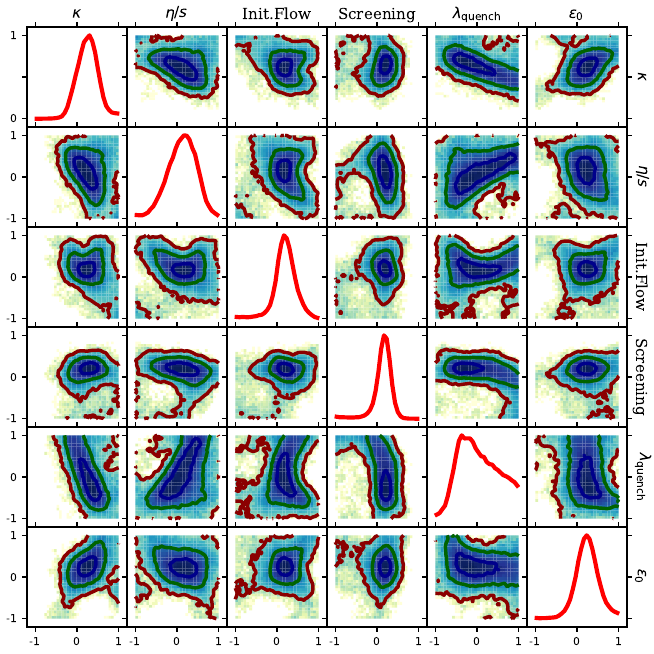

Python code for this plot:
import matplotlib.pyplot as plt
import numpy as np
import os
from pylab import *
from matplotlib.colors import LogNorm
plt.rc('text', usetex=False)

# you will likely wish to edit these parameters
ParsToPlot=[1,2,3,4,5,0]    #Choose which model parameters to plot, and their order
npanels=len(ParsToPlot)
nbins=30 # Higher gives better resolution but can be noisier
mcmcfilename='trace.txt' # Created by MCMC program (look in mcmc_trace/..)
limitsfilename='modelpar_info.txt' #same as used by Smooth Emulator, but needs extra entry for parname for plot
# This parameter name can be "latex-like", e.g. $\alpha_s$
outputfilename='posterior.pdf'

#you might wish to edit these
ticklabelsize=20.0/(1+npanels**0.25)
labelsize=1.4*ticklabelsize
marginpadding=0.27 # Margin outside plots. Adjust to fit in labels and ticklabels
ThetaMax=1.2 # maximum range of plots

###########################################
#hopefully, everything below will just work
squaresize=1.0
totalxsize=2.0*marginpadding+npanels*squaresize
totalysize=totalxsize
plt.figure(figsize=(totalxsize,totalysize))
fig = plt.figure(1)
marginpadding=marginpadding/totalxsize
squaresize=squaresize/totalxsize
counts1d = np.ndarray((nbins),float)
xarray = np.ndarray((nbins),float)

mcmcdata=np.loadtxt(mcmcfilename,skiprows=0,unpack=True)
npts = mcmcdata[0].size
print('Number of points in trace =', npts)

limitsdata=[[],[]]
iline=0
npars=0
for line in open ('modelpar_info.txt'):
  if len(line) > 3:
    npars=npars+1
    limitsdata.append([])
    tempdata=list(map(str,line.split()))
    for iword in range(0,len(tempdata)):
      limitsdata[iline].append(tempdata[iword])
    iline=iline+1

for ipar in range (0,npars):
  nstrings = len(limitsdata[ipar])
  for istring in range(3,nstrings):
    limitsdata[ipar][2] = str(limitsdata[ipar][2])+' '+str(limitsdata[ipar][istring])
  #print(limitsdata[ipar])

xmin=-1.0
xmax=1.0
ymin=-1.0
ymax=1.0

for ipanel in range (0,npanels):
  for jpanel in range (0,npanels):
    ipar=ParsToPlot[ipanel]
    jpar=ParsToPlot[jpanel]
    
    ax = fig.add_axes([marginpadding+ipanel*squaresize,marginpadding+(npanels-jpanel-1)*squaresize,squaresize,squaresize])
    ax.set_xticks([-1,0,1], minor=False)
    ax.set_yticks([-1,0,1],minor=False)
    ax.tick_params(axis='y',left=True,right=True,labelleft=False,labelright=False,labelsize=ticklabelsize)
    ax.tick_params(axis='x',top=True,bottom=True,labeltop=False,labelbottom=False,labelsize=ticklabelsize)
    ax.set_xticklabels([])
    ax.set_yticklabels([])
    if ipanel == 0:
      ax.tick_params(axis='y',labelleft=True,labelright=False,labelsize=ticklabelsize)
      ax.set_yticklabels([-1,0,1],minor=False)
      
    if ipanel == npanels-1:
      ax.yaxis.set_label_position('right')
      ax.set_ylabel(limitsdata[jpanel][2],size=labelsize, family='serif', rotation=-90, va='bottom',labelpad=0.1*labelsize)
    
    if jpanel == 0:
      ax.xaxis.set_label_position('top')
      ax.set_xlabel(limitsdata[ipar][2],size=labelsize, family='serif',labelpad=0.2*labelsize)
       
    if jpanel == npanels-1:
      ax.tick_params(axis='x',labelbottom=True,labeltop=False,labelsize=ticklabelsize)
      ax.set_xticklabels([-1,0,1],minor=False)
      
    if ipanel != jpanel:
      counts, xbins, ybins, Image =  ax.hist2d(mcmcdata[ipar],mcmcdata[jpar], bins=nbins, norm=LogNorm(), cmap=plt.cm.YlGnBu)
      counts = counts.transpose()
      maxcounts = np.nanmax(counts)
      level3=maxcounts*exp(-0.5)
      level2=maxcounts*exp(-2.0)
      level1=maxcounts*exp(-4.5)
      ax.contour(counts,extent=[xbins.min(),xbins.max(),ybins.min(),ybins.max()],
       linewidths=2.5,levels=(level1,level2,level3),colors=('darkred','darkgreen','darkblue'))
      plt.xlim(-ThetaMax,ThetaMax)
      plt.ylim(-ThetaMax,ThetaMax)
      
    if ipanel==jpanel:
      for ibin in range(0,nbins):
        maxcount=0
        counts1d[ibin]=0.0;
        xarray[ibin] = xmin+(ibin+0.5)*(xmax-xmin)/float(nbins)
        
      for i in range(0,npts):
        x=mcmcdata[ipar][i]
        ibin=int(np.floor(nbins*(x-xmin)/(xmax-xmin)))
        if ibin >= nbins or ibin < 0:
          print ('Outside (-1,1) interval, Theta = ', x)
        else:
          counts1d[ibin] = counts1d[ibin]+1.0
          if counts1d[ibin] > maxcount:
            maxcount = counts1d[ibin]

      counts1d = counts1d/float(maxcount)      
      ax.set_yticks([0,0.5,1.0], minor=False)
      ax.tick_params(axis='y',labelleft=True,labelright=False,labelsize=ticklabelsize)
      plt.ylim(-0.1,1.1)
      plt.xlim(-ThetaMax,ThetaMax)
      plt.plot(xarray,counts1d,linestyle='-',linewidth=3,color='r')
    
#  plt.show()
plt.savefig(outputfilename,format='pdf')
plt.show()
plt.close()
# if you have Mac OS and want to see pdf file, comment out previous two lines and uncomment line below
#os.system("open -a Preview "+outputfilename);

quit()
